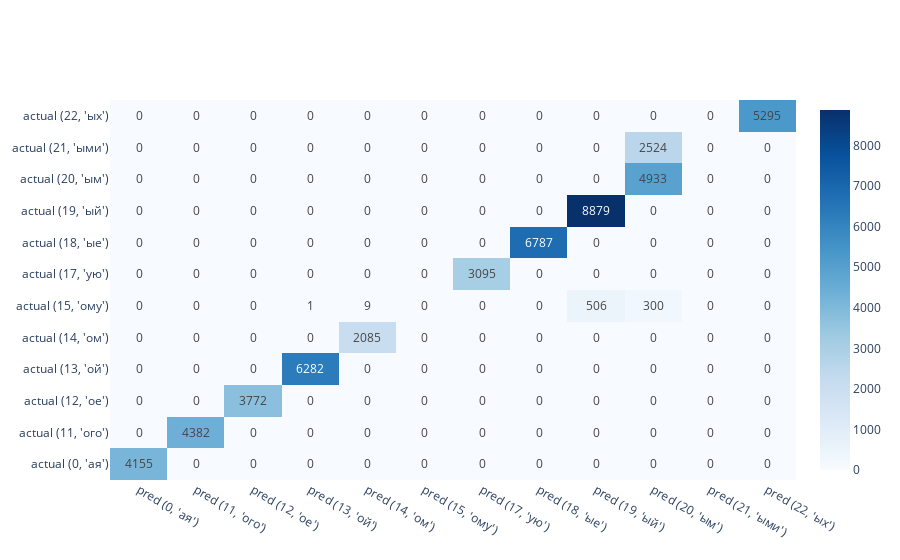

This figure's notebook cell:
### Code cell
tasks = get_tasks(bucket, 'datasphere/agreementproject/job_info/job_agreementproject_23:19:43.416043.txt')

loader = S3TrainingLogsLoader(bucket, project_name)
metrics = loader.load_metrics(tasks)

unzipped_folder = (Loc.root_path /
                   'temp'/'training_results' /
                   f'{tasks[0]}.unzipped')
result_df = pd.read_parquet(unzipped_folder/'output'/'result_df.parquet')
y_true, y_pred = get_true_and_pred(result_df)

plot_metrics(metrics, tasks[0])
sorted_nums = sorted(list(y_true.unique()))
cm = pd.DataFrame(
    confusion_matrix(y_true, y_pred,
                     #    normalize='true'
                     ).round(2),
    columns=[f'pred {n,ending_by_num[n]}' for n in sorted_nums],
    index=[f'actual {n,ending_by_num[n]}' for n in sorted_nums]
)
plot_cm(cm)

### Figure 1 — Plotly figure (JSON) as saved in the notebook; plotly's stock layout.template omitted (floating-point values rounded to 4 significant figures; data arrays with more than 128 entries replaced by an {"elided": "..."} marker saying what was removed)
{"data": [{"colorscale": [[0, "rgb(247,251,255)"], [0.125, "rgb(222,235,247)"], [0.25, "rgb(198,219,239)"], [0.375, "rgb(158,202,225)"], [0.5, "rgb(107,174,214)"], [0.625, "rgb(66,146,198)"], [0.75, "rgb(33,113,181)"], [0.875, "rgb(8,81,156)"], [1, "rgb(8,48,107)"]], "text": {"elided": "12x12 int values"}, "texttemplate": "%{text}", "type": "heatmap", "x": ["pred (0, 'ая')", "pred (11, 'ого')", "pred (12, 'ое')", "pred (13, 'ой')", "pred (14, 'ом')", "pred (15, 'ому')", "pred (17, 'ую')", "pred (18, 'ые')", "pred (19, 'ый')", "pred (20, 'ым')", "pred (21, 'ыми')", "pred (22, 'ых')"], "y": ["actual (0, 'ая')", "actual (11, 'ого')", "actual (12, 'ое')", "actual (13, 'ой')", "actual (14, 'ом')", "actual (15, 'ому')", "actual (17, 'ую')", "actual (18, 'ые')", "actual (19, 'ый')", "actual (20, 'ым')", "actual (21, 'ыми')", "actual (22, 'ых')"], "z": {"elided": "12x12 int values"}}], "layout": {}}
